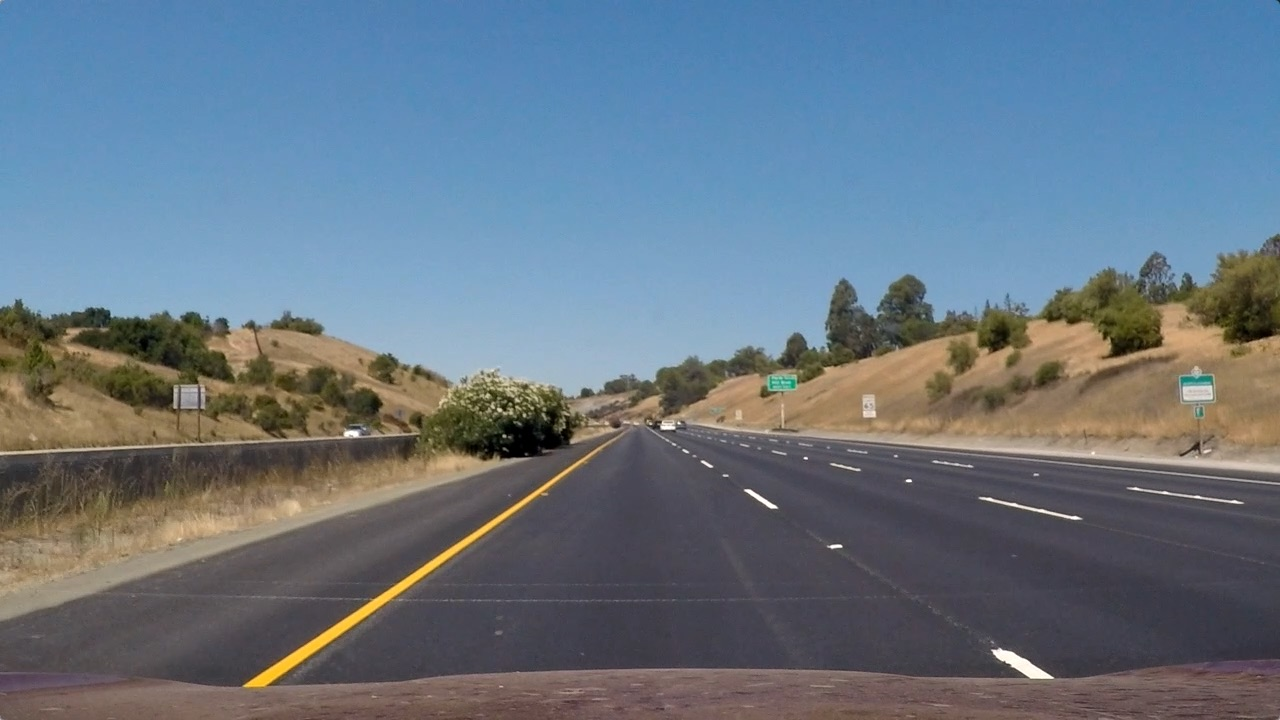
#> input picture Advanced_Lane_Detection/test_images/straight_lines1.jpg, 1280 x 720 px, given in place of solidWhiteCurve.jpg, which was not available
$ jupyter execute --allow-errors Detect_Lane_Lines.ipynb   (shell and % lines are left out)   (text cells are left out)
#> lines starting #> are read from the running program, lines starting #| are printed output that depends on the picture; after the words box and inside, x2 and y2 are one past the last pixel; in counts of white or black regions, pixels touching at a corner belong together; pictures that were not available may be replaced by others from this repository, and a replacement may not be noted
[cell 1]
#importing some useful packages
import matplotlib.pyplot as plt
import matplotlib.image as mpimg
import numpy as np
import cv2
import math

[cell 2]
slope_left_prior = -0.5
slope_right_prior = 0.5
x_left_prior = 0
y_left_prior = 0
x_right_prior = 0
y_right_prior = 0

def grayscale(img):
    return cv2.cvtColor(img, cv2.COLOR_BGR2GRAY)

def canny(img, low_threshold, high_threshold):
    return cv2.Canny(img, low_threshold, high_threshold)

def gaussian_blur(img, kernel_size):
    return cv2.GaussianBlur(img, (kernel_size, kernel_size), 0)

def region_of_interest(img, vertices):
    #defining a blank mask to start with
    mask = np.zeros_like(img)

    #defining a 3 channel or 1 channel color to fill the mask with depending on the input image
    if len(img.shape) > 2:
        channel_count = img.shape[2]  # i.e. 3 or 4 depending on your image
        ignore_mask_color = (255,) * channel_count
    else:
        ignore_mask_color = 255

    #filling pixels inside the polygon defined by "vertices" with the fill color
    cv2.fillPoly(mask, vertices, ignore_mask_color)

    #returning the image only where mask pixels are nonzero
    masked_image = cv2.bitwise_and(img, mask)
    return masked_image

def draw_lines(img, lines, color=[255, 0, 0], thickness=10):
    global slope_left_prior, slope_right_prior, x_left_prior, y_left_prior, x_right_prior, y_right_prior

    #set initial parameters for the line
    slope_left = []
    slope_right = []
    x_left_int = []
    y_left_int = []
    x_right_int = []
    y_right_int = []

    for line in lines:
        for cord in line:
            if cord[2]-cord[0] != 0:
                slope = (float(cord[3]-cord[1]))/(float(cord[2]-cord[0]))
                if -0.8 < slope < -0.3:
                    slope_left.append(slope)
                    y_left_int.append((cord[1]+cord[3])/2)
                    x_left_int.append((cord[0]+cord[2])/2)
                if 0.3 < slope < 0.8:
                    slope_right.append(slope)
                    y_right_int.append((cord[1]+cord[3])/2)
                    x_right_int.append((cord[0]+cord[2])/2)

    #use the mean of the slopes to extrapolate the line
    if len(slope_left) == 0:
        slope_left_mean = slope_left_prior
        x_left_mean = x_left_prior
        y_left_mean = y_left_prior
    else:
        slope_left_mean = sum(slope_left)/float(len(slope_left))
        if slope_left_prior * 1.25 < slope_left_mean < slope_left_prior * 0.75:
            slope_left_mean = 0.9*slope_left_mean + 0.1*slope_left_prior
        else:
            slope_left_mean = 0.1*slope_left_mean + 0.9*slope_left_prior
        slope_left_prior = slope_left_mean
        x_left_mean = sum(x_left_int)/float(len(x_left_int))
        y_left_mean = sum(y_left_int)/float(len(y_left_int))
        x_left_prior = x_left_mean
        y_left_prior = y_left_mean

    if len(slope_right) == 0:
        slope_right_mean = slope_right_prior
        x_right_mean = x_right_prior
        y_right_mean = y_right_prior
    else:
        slope_right_mean = sum(slope_right)/float(len(slope_right))
        if slope_right_prior * 0.75 < slope_right_mean < slope_right_prior * 1.25:
            slope_right_mean = 0.9*slope_right_mean + 0.1*slope_right_prior
        else:
            slope_right_mean = 0.1*slope_right_mean + 0.9*slope_right_prior
        slope_right_prior = slope_right_mean
        x_right_mean = sum(x_right_int)/float(len(x_right_int))
        y_right_mean = sum(y_right_int)/float(len(y_right_int))
        x_right_prior = x_right_mean
        y_right_prior = y_right_mean

    x1_left = int(x_left_mean - (y_left_mean - img.shape[0])/slope_left_mean)
    x2_left = int((region_of_interest_y - img.shape[0])/slope_left_mean + x1_left)
    x1_right = int(x_right_mean - (y_right_mean - img.shape[0])/slope_right_mean)
    x2_right = int((region_of_interest_y - img.shape[0])/slope_right_mean + x1_right)

    cv2.line(img, (x1_left, img.shape[0]), (x2_left, region_of_interest_y), color, thickness)
    cv2.line(img, (x1_right, img.shape[0]), (x2_right, region_of_interest_y), color, thickness)

def hough_lines(img, rho, theta, threshold, min_line_len, max_line_gap):
    lines = cv2.HoughLinesP(img, rho, theta, threshold, np.array([]), minLineLength=min_line_len, maxLineGap=max_line_gap)
    line_img = np.zeros((*img.shape, 3), dtype=np.uint8)
    draw_lines(line_img, lines)
    return line_img

def weighted_img(img, initial_img, α, β, λ):
    return cv2.addWeighted(initial_img, α, img, β, λ)

[cell 3]
# Test parameters
gaussian_blur_kernel_size = 5
canny_low_threshold = 50
canny_high_threshold = 150
region_of_interest_y = 330
region_of_interest_x_left = 450
region_of_interest_x_right = 490
hough_lines_rho = 2
hough_lines_theta = np.pi/180
hough_lines_threshold = 20
hough_lines_min_line_length = 40
hough_lines_max_line_gap = 5
weighted_img_α = 1.
weighted_img_β = 1.
weighted_img_λ = 0.

# Test function
def process_image(image):
    gray = grayscale(image)
    blur_gray = gaussian_blur(gray, gaussian_blur_kernel_size)
    edges = canny(blur_gray, canny_low_threshold, canny_high_threshold)
    region_of_interest_vertices = np.array([[(0,image.shape[0]),(region_of_interest_x_left, region_of_interest_y),
                                             (region_of_interest_x_right, region_of_interest_y),
                                             (image.shape[1],image.shape[0])]], dtype=np.int32)
    masked_edges = region_of_interest(edges, region_of_interest_vertices)
    line = hough_lines(masked_edges, hough_lines_rho, hough_lines_theta, hough_lines_threshold,
                       hough_lines_min_line_length, hough_lines_max_line_gap)
    result = weighted_img(line, image, weighted_img_α, weighted_img_β, weighted_img_λ)
    return result

[cell 4]
import os
os.listdir("test_images/")

[cell 5]
p_solidWhiteCurve = process_image(mpimg.imread('test_images/solidWhiteCurve.jpg'))
#> in process_image, image is the input picture: shape (720, 1280, 3); mean R, G, B 103.2, 117.7, 131.2
#> in canny, `return cv2.Canny(img, low_threshold, high_threshold)`: returned value: shape (720, 1280); 2% white in thin lines or dots
#> in region_of_interest, `cv2.fillPoly(mask, vertices, ignore_mask_color)`: mask: shape (720, 1280); 27.9% white; 1 white region, box (x1, y1, x2, y2) and area: (1, 330, 1279, 720) 257435
#> in region_of_interest, `masked_image = cv2.bitwise_and(img, mask)`: masked_image: shape (720, 1280); 0.73% white in thin lines or dots, all inside (x1, y1, x2, y2) = (151, 365, 1278, 720)
#> in hough_lines, `lines = cv2.HoughLinesP(img, rho, theta, threshold, np.array([]), minL..`: lines = 24 rows, first 6: [265, 685, 555, 482], [220, 551, 358, 509], [381, 595, 554, 478], [242, 686, 344, 618], [480, 382, 536, 390], [557, 479, 607, 444]
#> the loop in draw_lines, `for line in lines:` made 24 passes
#> line on passes 1 to 12: [[265, 685, 555, 482]], [[220, 551, 358, 509]], [[381, 595, 554, 478]], [[242, 686, 344, 618]], [[480, 382, 536, 390]], [[557, 479, 607, 444]], [[451, 404, 515, 404]], [[673, 668, 729, 668]], [[494, 389, 568, 406]], [[633, 424, 677, 423]], [[244, 687, 298, 685]], [[456, 674, 513, 672]]
#> after the loop in draw_lines, `for line in lines:`: slope_left = [-0.7, -0.304, -0.676, -0.667, -0.7, -0.321, -0.64, -0.312, -0.688, -0.686, -0.702, -0.667]; slope_right = [0.574]; x_left_int = [410, 289, 467.5, 293, 582, 404, 597, 481, 421, 327.5, 553, 537]; x_right_int = [1033.5]; y_left_int = [583.5, 530, 536.5, 652, 461.5, 495.5, 448, 472.5, 567, 629.5, 483, 489]; y_right_int = [664.5]
#> in draw_lines, `slope_left_mean = sum(slope_left)/float(len(slope_left))`: slope_left_mean = -0.589
#> in draw_lines, `slope_left_mean = 0.9*slope_left_mean + 0.1*slope_left_prior`: slope_left_mean = -0.58
#> in draw_lines, `x_left_mean = sum(x_left_int)/float(len(x_left_int))`: x_left_mean = 446.8
#> in draw_lines, `y_left_mean = sum(y_left_int)/float(len(y_left_int))`: y_left_mean = 529
#> in draw_lines, `x_left_prior = x_left_mean`: x_left_prior = 446.8
#> in draw_lines, `y_left_prior = y_left_mean`: y_left_prior = 529
#> in draw_lines, `slope_right_mean = sum(slope_right)/float(len(slope_right))`: slope_right_mean = 0.574
#> in draw_lines, `slope_right_mean = 0.9*slope_right_mean + 0.1*slope_right_prior`: slope_right_mean = 0.567
#> in draw_lines, `x_right_mean = sum(x_right_int)/float(len(x_right_int))`: x_right_mean = 1033.5
#> in draw_lines, `y_right_mean = sum(y_right_int)/float(len(y_right_int))`: y_right_mean = 664.5
#> in draw_lines, `x_right_prior = x_right_mean`: x_right_prior = 1033.5
#> in draw_lines, `y_right_prior = y_right_mean`: y_right_prior = 664.5
#> in draw_lines, `x1_left = int(x_left_mean - (y_left_mean - img.shape[0])/slope_left_me..`: x1_left = 117
#> in draw_lines, `x2_left = int((region_of_interest_y - img.shape[0])/slope_left_mean + ..`: x2_left = 789
#> in draw_lines, `x1_right = int(x_right_mean - (y_right_mean - img.shape[0])/slope_righ..`: x1_right = 1131
#> in draw_lines, `x2_right = int((region_of_interest_y - img.shape[0])/slope_right_mean ..`: x2_right = 443
#> in draw_lines, `cv2.line(img, (x1_right, img.shape[0]), (x2_right, region_of_interest_..`: img: shape (720, 1280, 3); mean of channels 0, 1, 2 4.6, 0, 0
mpimg.imsave('test_images/p_solidWhiteCurve.jpg', p_solidWhiteCurve)
p_solidWhiteRight = process_image(mpimg.imread('test_images/solidWhiteRight.jpg'))
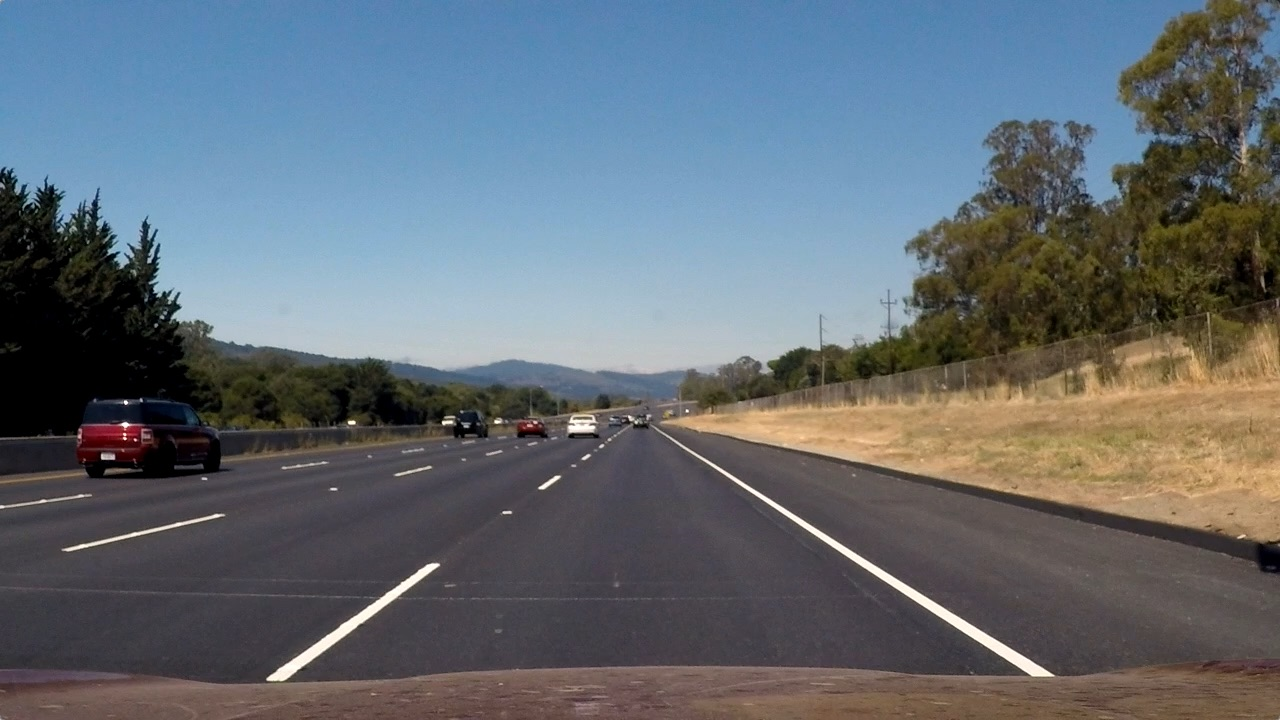
#> input picture Advanced_Lane_Detection/test_images/straight_lines2.jpg, 1280 x 720 px, given in place of solidWhiteRight.jpg, which was not available
#> in grayscale (call 2), `return cv2.cvtColor(img, cv2.COLOR_BGR2GRAY)`:
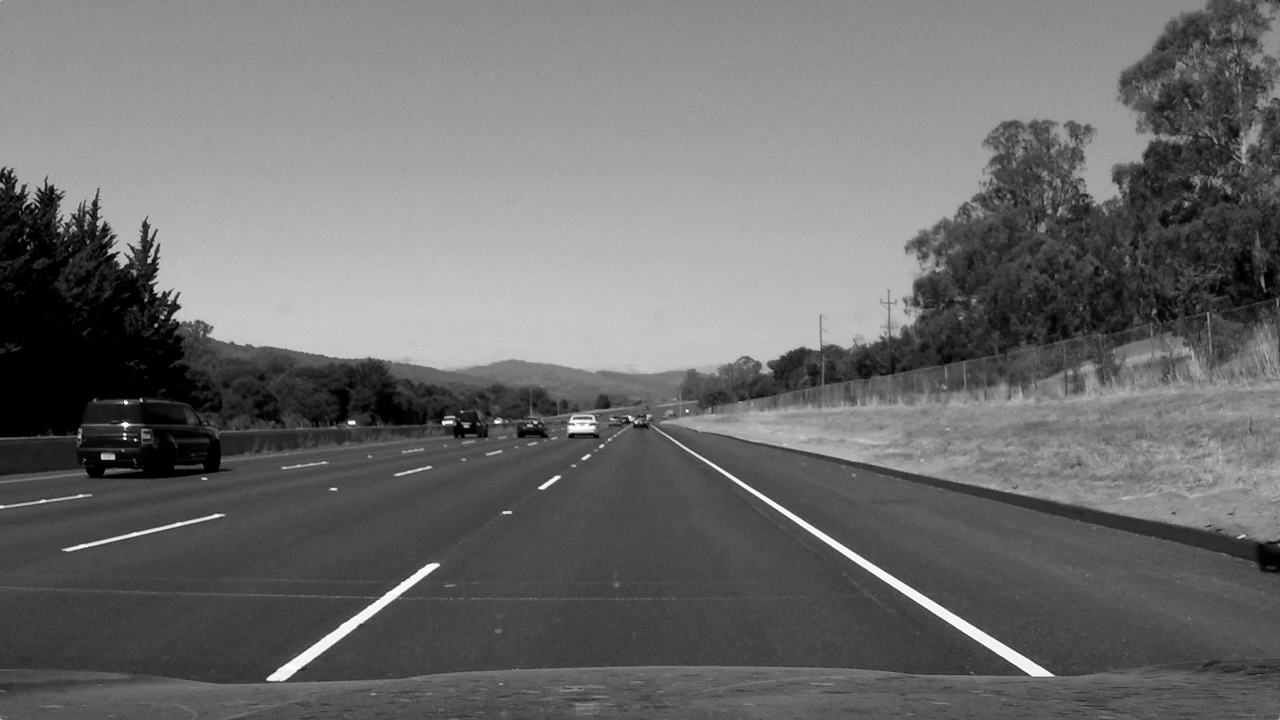
#> returned value: shape (720, 1280); min 0, max 254, mean 108.9
#> in process_image, image is the input picture: shape (720, 1280, 3); mean R, G, B 99.4, 107.7, 115.1
#> in canny (call 2), `return cv2.Canny(img, low_threshold, high_threshold)`: returned value: shape (720, 1280); 2.3% white in thin lines or dots
#> in region_of_interest (call 2), `masked_image = cv2.bitwise_and(img, mask)`:
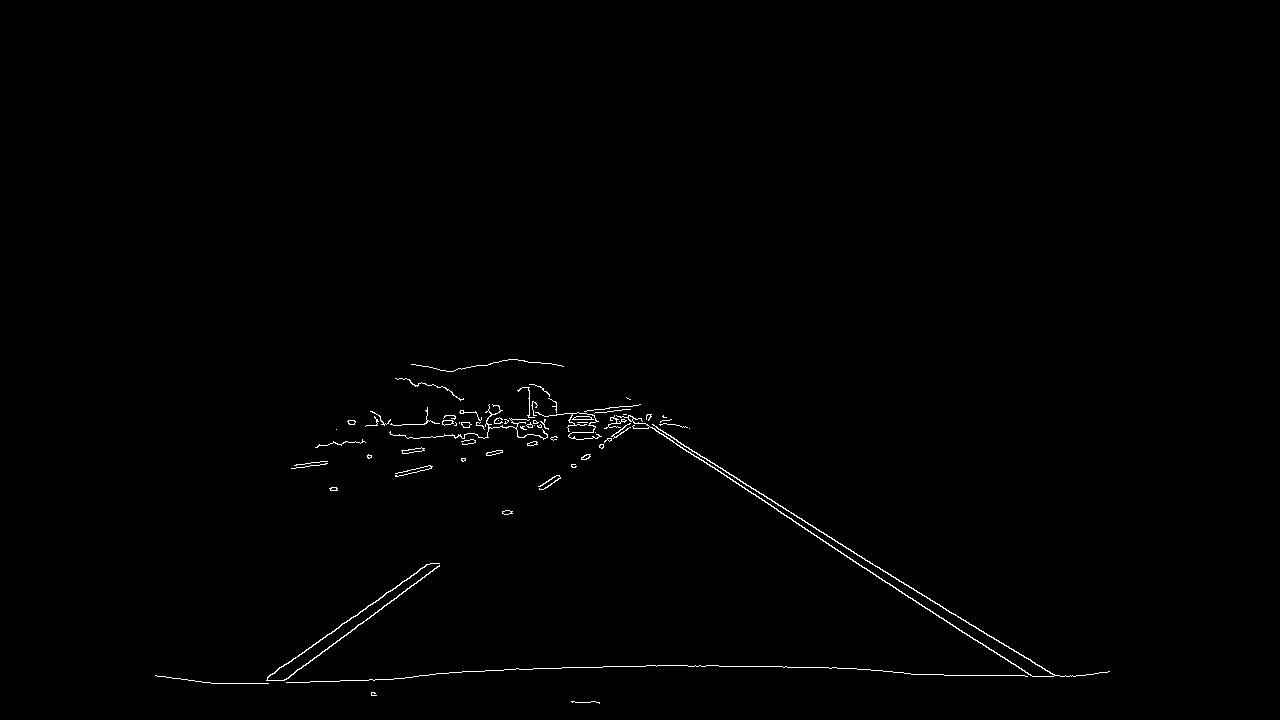
#> masked_image: shape (720, 1280); 0.57% white in thin lines or dots, all inside (x1, y1, x2, y2) = (155, 359, 1110, 704)
#> in hough_lines (call 2), `lines = cv2.HoughLinesP(img, rho, theta, threshold, np.array([]), minL..`: lines = 21 rows, first 6: [678, 442, 987, 635], [778, 511, 1032, 676], [291, 674, 439, 566], [267, 677, 430, 563], [877, 566, 1024, 657], [286, 682, 404, 678]
#> the loop in draw_lines (call 2), `for line in lines:` made 21 passes
#> line on passes 1 to 12: [[678, 442, 987, 635]], [[778, 511, 1032, 676]], [[291, 674, 439, 566]], [[267, 677, 430, 563]], [[877, 566, 1024, 657]], [[286, 682, 404, 678]], [[1005, 675, 1053, 676]], [[584, 411, 638, 405]], [[494, 422, 543, 423]], [[533, 668, 602, 667]], [[656, 431, 735, 481]], [[727, 477, 777, 509]]
#> in draw_lines (call 2), `cv2.line(img, (x1_right, img.shape[0]), (x2_right, region_of_interest_..`: img: shape (720, 1280, 3); mean of channels 0, 1, 2 4.3, 0, 0
mpimg.imsave('test_images/p_solidWhiteRight.jpg', p_solidWhiteRight)
p_solidYellowCurve = process_image(mpimg.imread('test_images/solidYellowCurve.jpg'))
#> in draw_lines (call 3), `cv2.line(img, (x1_right, img.shape[0]), (x2_right, region_of_interest_..`: img: shape (720, 1280, 3); mean of channels 0, 1, 2 4.3, 0, 0
mpimg.imsave('test_images/p_solidYellowCurve.jpg', p_solidYellowCurve)
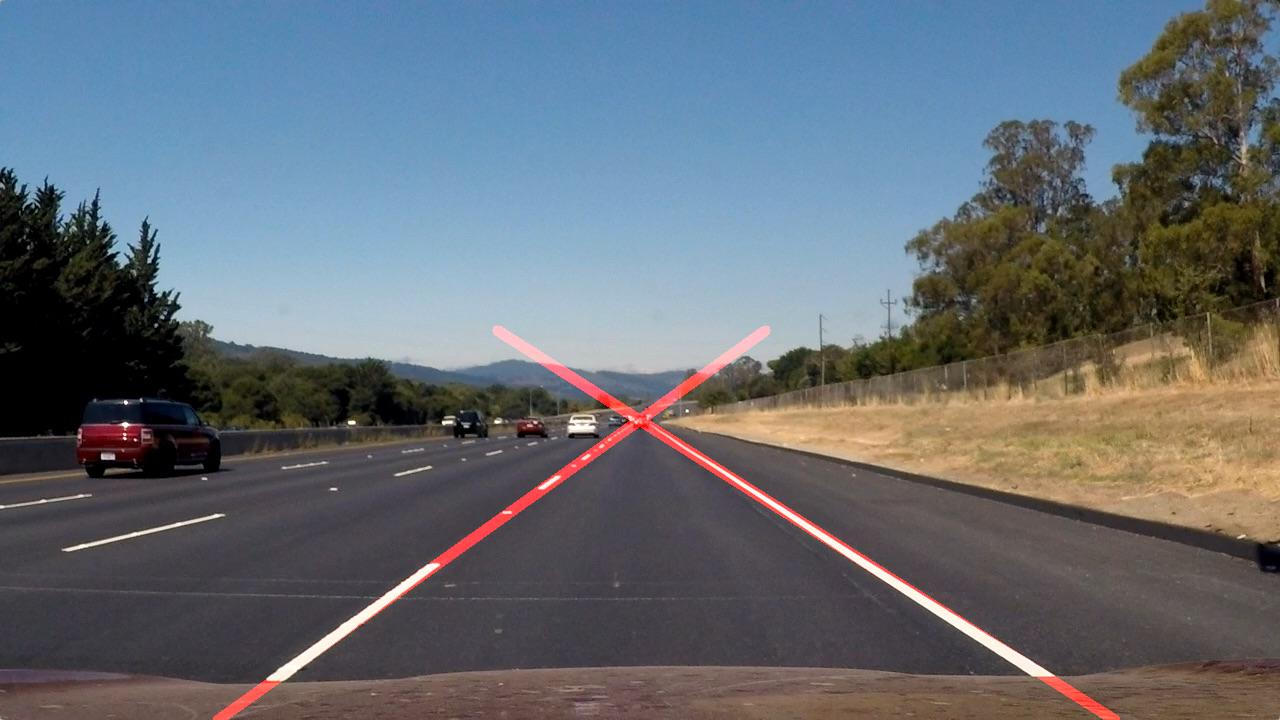
#> saved as p_solidYellowCurve.jpg: shape (720, 1280, 3); mean R, G, B 101, 107.6, 115.1
#> (the rest of this cell did not finish here and is left out)

[cell 6]
# Import everything needed to edit/save/watch video clips
from moviepy.editor import VideoFileClip
from IPython.display import HTML

[cell 7]
white_output = 'white.mp4'
#> white_output = 'white.mp4'
#> (the rest of this cell did not finish here and is left out)
